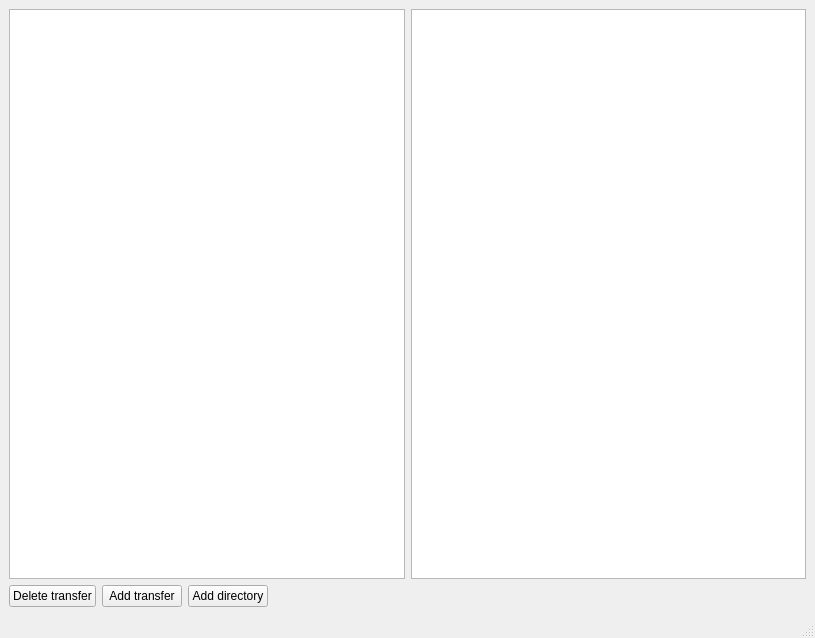
<?xml version="1.0" encoding="UTF-8"?>
<ui version="4.0">
 <class>MainWindow</class>
 <widget class="QMainWindow" name="MainWindow">
  <property name="geometry">
   <rect>
    <x>0</x>
    <y>0</y>
    <width>815</width>
    <height>638</height>
   </rect>
  </property>
  <property name="windowTitle">
   <string>MainWindow</string>
  </property>
  <widget class="QWidget" name="centralwidget">
   <layout class="QHBoxLayout" name="horizontalLayout_3">
    <item>
     <layout class="QVBoxLayout" name="verticalLayout">
      <item>
       <layout class="QHBoxLayout" name="horizontalLayout">
        <item>
         <widget class="QTreeView" name="treeView">
          <property name="contextMenuPolicy">
           <enum>Qt::CustomContextMenu</enum>
          </property>
         </widget>
        </item>
        <item>
         <widget class="QTableView" name="tableView">
          <property name="contextMenuPolicy">
           <enum>Qt::CustomContextMenu</enum>
          </property>
         </widget>
        </item>
       </layout>
      </item>
      <item>
       <layout class="QHBoxLayout" name="horizontalLayout_2">
        <item>
         <widget class="QPushButton" name="deleteButton">
          <property name="text">
           <string>Delete transfer</string>
          </property>
         </widget>
        </item>
        <item>
         <widget class="QPushButton" name="addButton">
          <property name="text">
           <string>Add transfer</string>
          </property>
         </widget>
        </item>
        <item>
         <widget class="QPushButton" name="pushButton">
          <property name="text">
           <string>Add directory</string>
          </property>
         </widget>
        </item>
        <item>
         <spacer name="horizontalSpacer">
          <property name="orientation">
           <enum>Qt::Horizontal</enum>
          </property>
          <property name="sizeHint" stdset="0">
           <size>
            <width>40</width>
            <height>20</height>
           </size>
          </property>
         </spacer>
        </item>
       </layout>
      </item>
     </layout>
    </item>
   </layout>
  </widget>
  <widget class="QMenuBar" name="menubar">
   <property name="geometry">
    <rect>
     <x>0</x>
     <y>0</y>
     <width>815</width>
     <height>27</height>
    </rect>
   </property>
  </widget>
  <widget class="QStatusBar" name="statusbar"/>
 </widget>
 <resources/>
 <connections/>
</ui>
